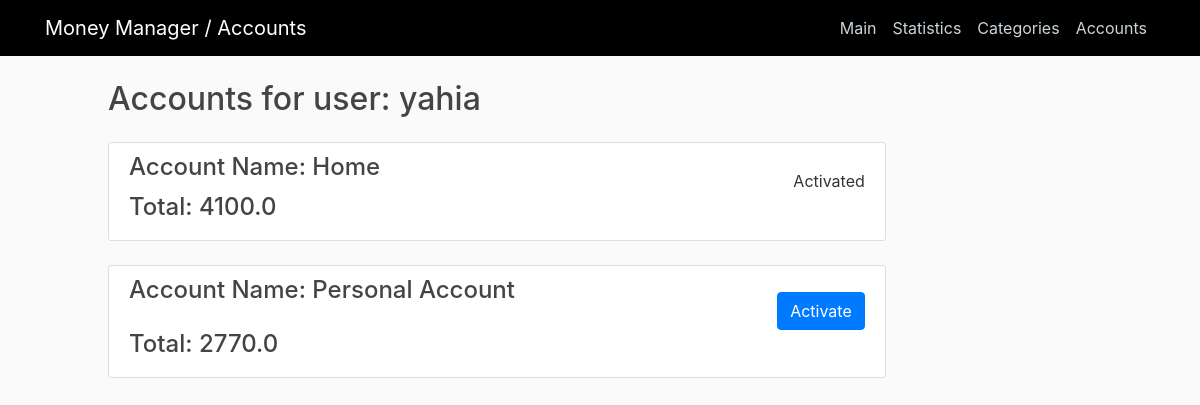
Before: /accounts/ (signed in) with the older database file.
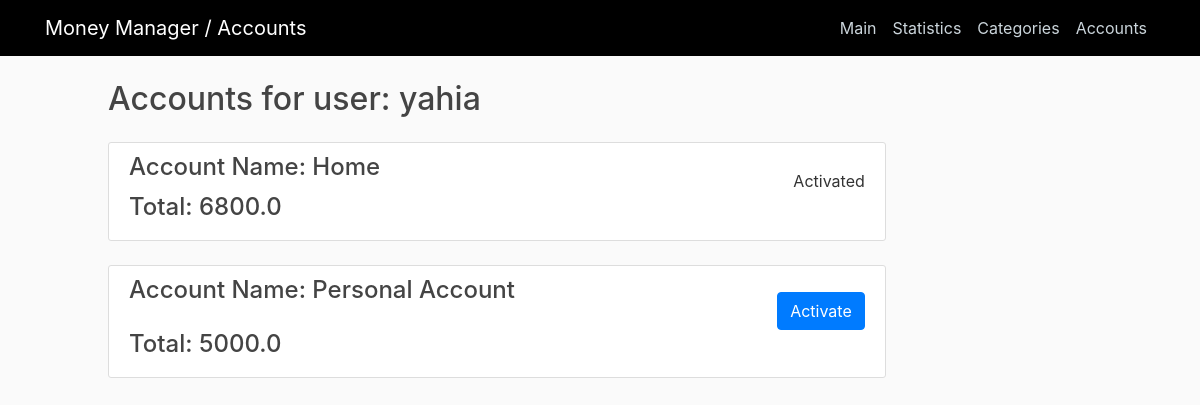
After: the same page with the newer database file.
### home/models.py (models this page shows, shortened)
class Account(models.Model):
    user = models.ForeignKey(User, related_name="accounts", on_delete=models.CASCADE)
    name = models.CharField(max_length=50, default="account")
    total_income = models.FloatField()
    total_spendings = models.FloatField()
    active = models.BooleanField(default=False)

### home/views.py (the view)
# urls.py: path('accounts/', views.accounts, name="accounts"),
def accounts(request):
    context={
        'title': 'Accounts',
        'user': request.user,
        'accounts': Account.objects.filter(user=request.user).all()
    }
    return render(request, 'home/accounts.html', context)

### home/templatetags/tags.py (called while the page is built)
@register.filter
def subtract(value, arg):
    return value - arg

### home/templates/home/accounts.html
{% extends "home/base.html" %}
{% load tags %}
{% block content %}
    <h2> Accounts for user: {{ user.username }} </h2>
    {% for account in accounts %}
        <div class="content-section mt-4">
            <div>
                <h4 class="float-left">Account Name: {{ account.name }} <br> </h4>
                {% if account.active %}
                    <div class="float-right mt-3"> Activated </div>
                {% else %}
                    <div class="float-right mt-3">
                        <a href="/activate/{{ account.id }}" class="btn btn-primary"> Activate </a>
                    </div>
                {% endif %}
            </div>
            <h4 style="clear: both;">Total: {{ account.total_income|subtract:account.total_spendings }}</h4>
        </div>
    {% endfor %}
{% endblock content %}

Changed rows visible on the page:
changed Account "Home": total_income|subtract "4100.0" → "6800.0"
changed Account "Personal Account": total_income|subtract "2770.0" → "5000.0"
